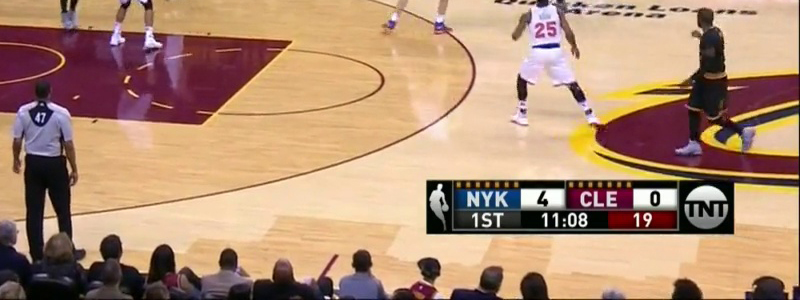
#> input picture hart-code/Annotate/data/batch_1/frame_000019.jpg, 800 x 300 px
$ python -i template_matching.py   (imports and definitions only)
#> lines starting #> are read from the running program, lines starting #| are printed output that depends on the picture
import cv2
import numpy as np
from matplotlib import pyplot as plt
import os
import uuid

"""
Template Matching
"""

PATCH_L_PATH = 'template_matching/patches/patch-left.jpg'
PATCH_R_PATH = 'template_matching/patches/patch-right.jpg'
CROP = False
DISPLAY = False

def get_match(frame):
    img = cv2.cvtColor(frame, cv2.COLOR_BGR2GRAY)
    height, width = img.shape
    # Load templates
    template_l = cv2.imread(PATCH_L_PATH,0)
    template_r = cv2.imread(PATCH_R_PATH,0)
    w, h = template_r.shape[::-1]

    # All the 6 methods for comparison in a list
    meth = 'cv2.TM_CCOEFF_NORMED'
    method = eval(meth)

    # Apply template Matching
    res_l = cv2.matchTemplate(img,template_l,method)
    res_r = cv2.matchTemplate(img,template_r,method)

    if res_l.max() > res_r.max():
        res = res_l
    else:
        res = res_r

    min_val, max_val, min_loc, max_loc = cv2.minMaxLoc(res)

    # If the method is TM_SQDIFF or TM_SQDIFF_NORMED, take minimum
    if method in [cv2.TM_SQDIFF, cv2.TM_SQDIFF_NORMED]:
        top_left = min_loc
    else:
        top_left = max_loc
    bottom_right = (top_left[0] + w, top_left[1] + h)

    x, y = top_left

    out_img = img[y:y+h, x:x+w]
    out_img = cv2.resize(out_img, (w, h))

    return out_img, top_left

>>> import cv2
>>> picture = cv2.imread('../../hart-code/Annotate/data/batch_1/frame_000019.jpg')
#> picture is the input picture: shape (300, 800, 3); mean B, G, R 116.7, 142.4, 177.8
>>> result = get_match(picture)
#> in get_match, `img = cv2.cvtColor(frame, cv2.COLOR_BGR2GRAY)`:
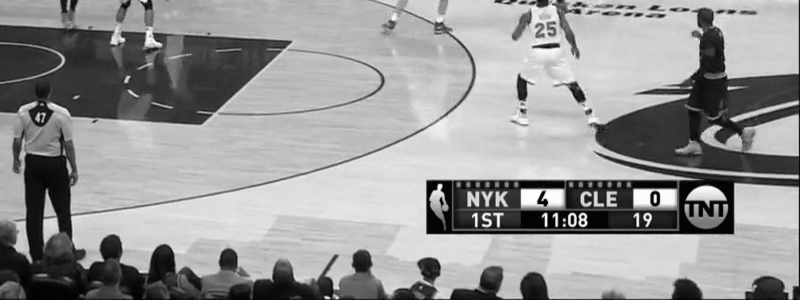
#> img: shape (300, 800); min 0, max 255, mean 150.1
#> (the run stopped early here; a loop or call above may not have finished)

$ run again, on hart-code/Annotate/data/batch_1/frame_000095.jpg
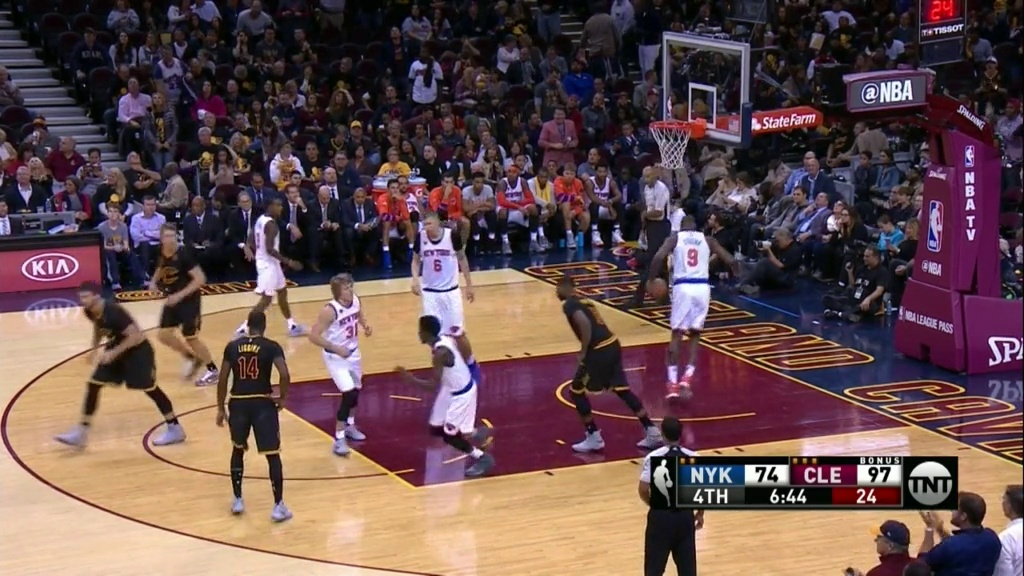
#> input picture hart-code/Annotate/data/batch_1/frame_000095.jpg, 1024 x 576 px
#> picture is the input picture: shape (576, 1024, 3); mean B, G, R 78.5, 78.9, 102.9
#> in get_match, `img = cv2.cvtColor(frame, cv2.COLOR_BGR2GRAY)`:
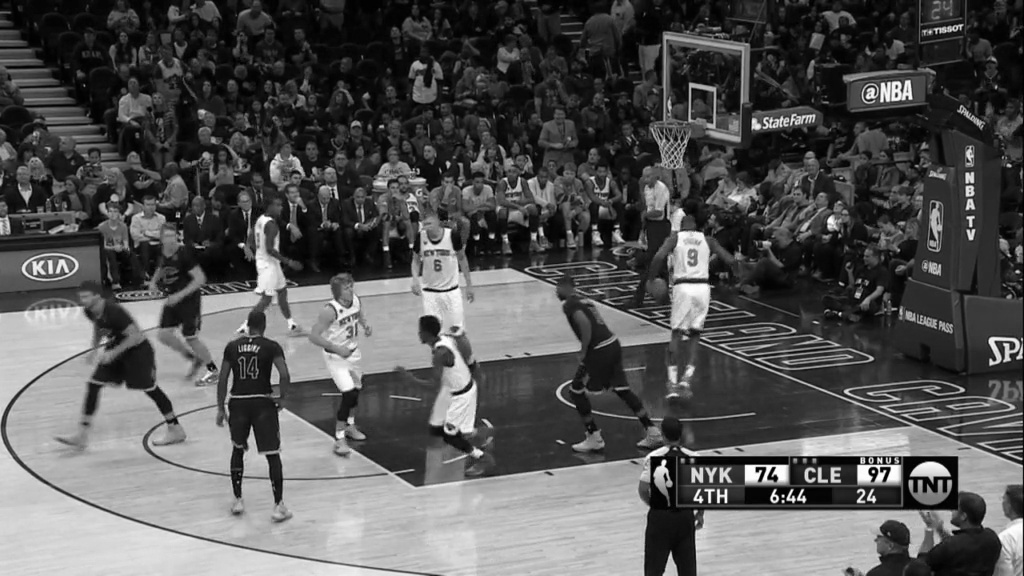
#> img: shape (576, 1024); min 0, max 255, mean 86

$ run again, on hart-code/Annotate/data/batch_1/frame_000107.jpg
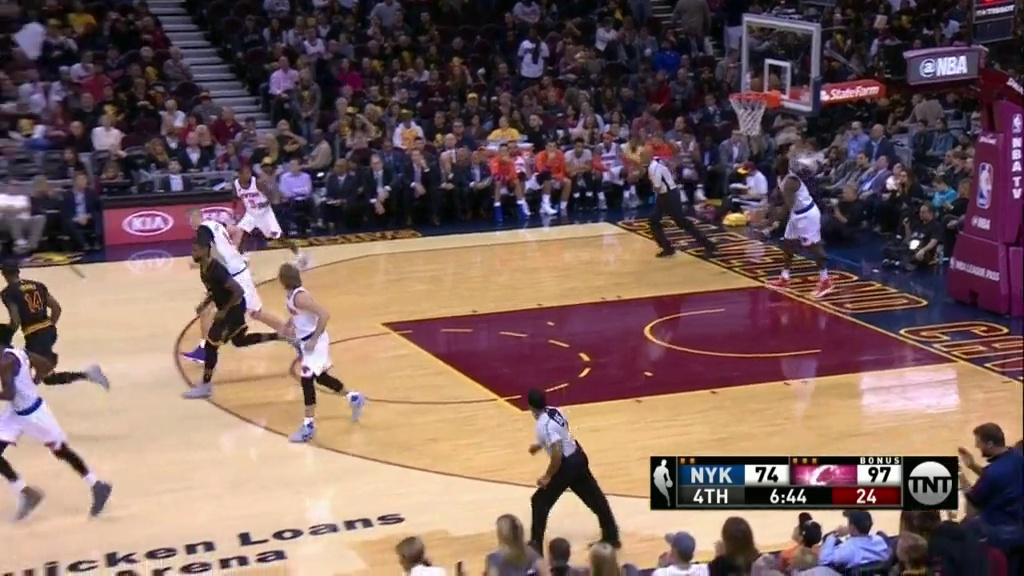
#> input picture hart-code/Annotate/data/batch_1/frame_000107.jpg, 1024 x 576 px
#> picture is the input picture: shape (576, 1024, 3); mean B, G, R 93.1, 97.1, 122
#> in get_match, `img = cv2.cvtColor(frame, cv2.COLOR_BGR2GRAY)`:
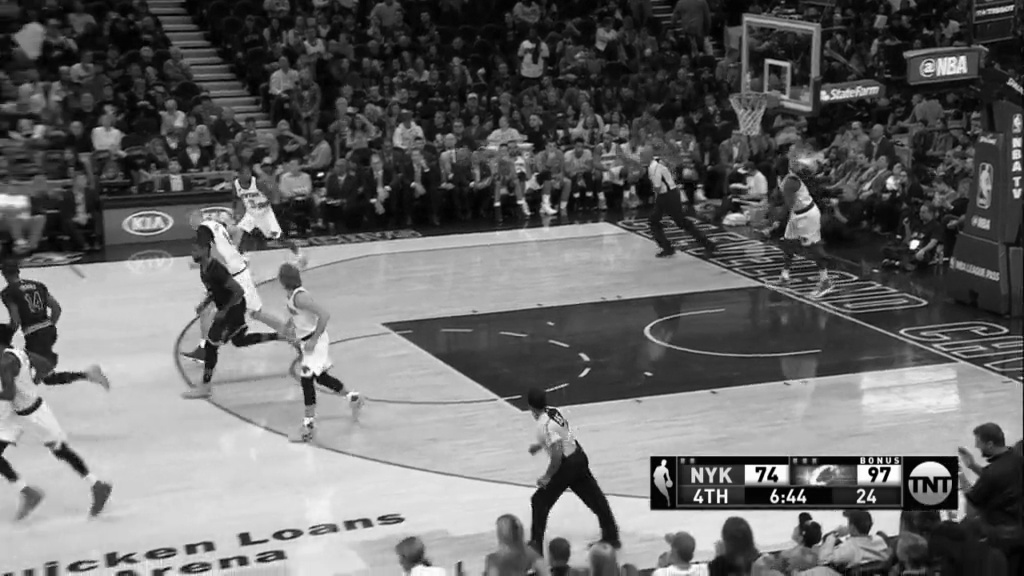
#> img: shape (576, 1024); min 0, max 255, mean 104.1

$ run again, on hart-code/Annotate/data/batch_1/frame_000118.jpg
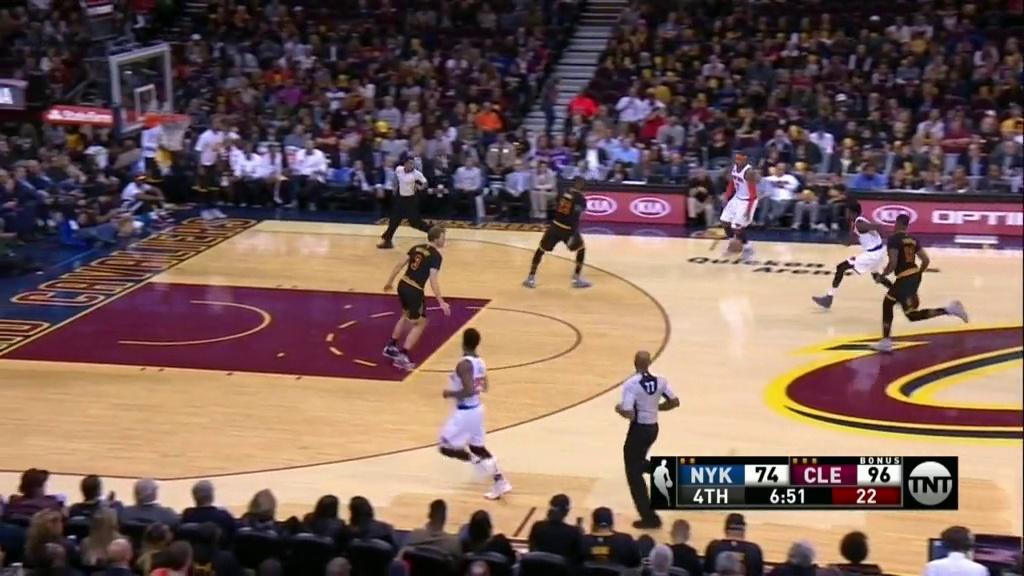
#> input picture hart-code/Annotate/data/batch_1/frame_000118.jpg, 1024 x 576 px
#> picture is the input picture: shape (576, 1024, 3); mean B, G, R 88, 95.3, 119.6
#> in get_match, `img = cv2.cvtColor(frame, cv2.COLOR_BGR2GRAY)`:
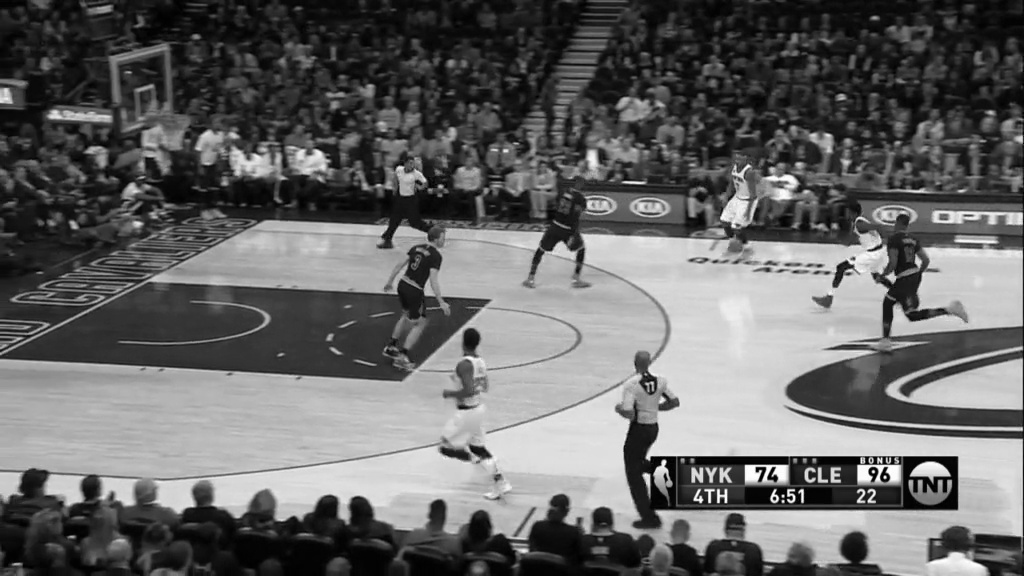
#> img: shape (576, 1024); min 0, max 255, mean 101.7
